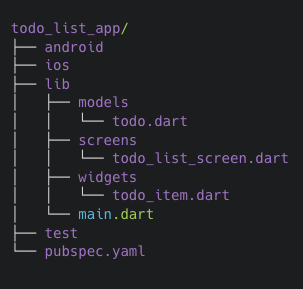
#> input picture images/example.jpg, 303 x 289 px
$ python Task2Image.py
#> lines starting #> are read from the running program, lines starting #| are printed output that depends on the picture
import os
from PIL import Image, ImageFilter, ImageEnhance

def manipulate_image(input_path, output_path):
#> called with input_path = 'images/example.jpg', output_path = 'images/result.jpg'
    try:
        # Memeriksa apakah file input ada
        if not os.path.isfile(input_path):
            raise FileNotFoundError(f"File {input_path} tidak ditemukan.")

        # Memuat gambar
        image = Image.open(input_path)
#> image is the input picture: PIL image 303x289 RGBA; mean R, G, B, A 33, 33, 36, 255
        print("✅ Gambar berhasil dimuat")

        # Direktori output
        output_dir = os.path.dirname(output_path)

        if output_dir == '':
            output_dir = 'output_images'  # Default directory jika output_dir kosong

        if not os.path.exists(output_dir):
            os.makedirs(output_dir)
            print(f"✅ Direktori '{output_dir}' berhasil dibuat")

        # Operasi Cropping dengan validasi ukuran
        if image.width > 200 and image.height > 200:
            cropped_image = image.crop((10, 10, 200, 200))
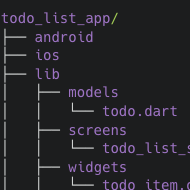
#> cropped_image: PIL image 190x190 RGBA; mean R, G, B, A 36.5, 35.6, 40.1, 255
            cropped_image_path = os.path.join(output_dir, 'cropped_result.jpg')
            # Konversi ke RGB sebelum menyimpan sebagai JPEG
            cropped_image.convert('RGB').save(cropped_image_path)
            print("✅ Cropping berhasil")
        else:
            raise ValueError("Gambar terlalu kecil untuk di-crop ke ukuran 200x200")

        # Operasi Resizing dengan rasio aspek yang dipertahankan
        resized_image = cropped_image.resize((100, 100), Image.Resampling.LANCZOS)
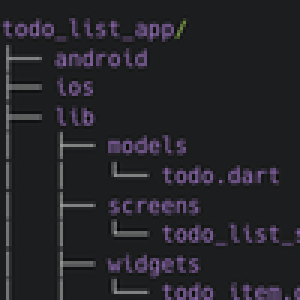
#> resized_image: PIL image 100x100 RGBA (shown 3 times larger); mean R, G, B, A 36.5, 35.6, 40.2, 255
        resized_image_path = os.path.join(output_dir, 'resized_result.jpg')
        # Konversi ke RGB sebelum menyimpan sebagai JPEG
        resized_image.convert('RGB').save(resized_image_path)
        print("✅ Resizing berhasil")

        # Operasi Filtering
        filtered_image = resized_image.filter(ImageFilter.BLUR)
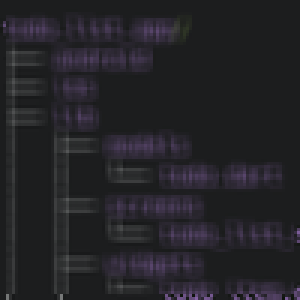
#> filtered_image: PIL image 100x100 RGBA (shown 3 times larger); mean R, G, B, A 36.1, 35.2, 39.7, 255
        filtered_image_path = os.path.join(output_dir, 'filtered_result.jpg')
        # Konversi ke RGB sebelum menyimpan sebagai JPEG
        filtered_image.convert('RGB').save(filtered_image_path)
        print("✅ Filtering berhasil")

        # Operasi Pengaturan Kecerahan
        enhancer = ImageEnhance.Brightness(filtered_image)
        bright_image = enhancer.enhance(1.5)
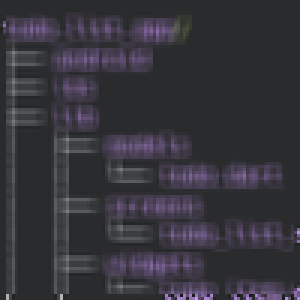
#> bright_image: PIL image 100x100 RGBA (shown 3 times larger); mean R, G, B, A 54.1, 52.5, 59.5, 255
        bright_image_path = os.path.join(output_dir, 'bright_result.jpg')
        # Konversi ke RGB sebelum menyimpan sebagai JPEG
        bright_image.convert('RGB').save(bright_image_path)
        print("✅ Pengaturan kecerahan berhasil")

        # Operasi Penggabungan Gambar
        combined_image = Image.blend(filtered_image, bright_image, alpha=0.5)
        combined_image_path = os.path.join(output_dir, 'combined_result.jpg')
        # Konversi ke RGB sebelum menyimpan sebagai JPEG
        combined_image.convert('RGB').save(combined_image_path)
        print("✅ Penggabungan gambar berhasil")

    except FileNotFoundError as fnf_error:
        print(f"❌ Terjadi kesalahan: {fnf_error}")
    except Exception as e:
        print(f"❌ Terjadi kesalahan: {e}")

if __name__ == "__main__":
    # Jalur input dan output yang benar
    manipulate_image('images/example.jpg', 'images/result.jpg')
